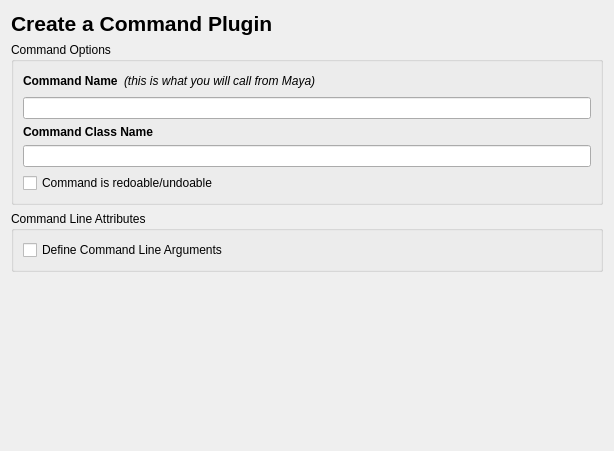
<?xml version="1.0" encoding="UTF-8"?>
<ui version="4.0">
 <class>CommandPlugin</class>
 <widget class="QWidget" name="CommandPlugin">
  <property name="geometry">
   <rect>
    <x>0</x>
    <y>0</y>
    <width>614</width>
    <height>451</height>
   </rect>
  </property>
  <property name="windowTitle">
   <string>Form</string>
  </property>
  <layout class="QVBoxLayout" name="verticalLayout_2">
   <item>
    <layout class="QVBoxLayout" name="verticalLayout">
     <item>
      <widget class="QLabel" name="lbl_cmdPlugTitle">
       <property name="font">
        <font>
         <pointsize>16</pointsize>
         <weight>75</weight>
         <bold>true</bold>
        </font>
       </property>
       <property name="text">
        <string>Create a Command Plugin</string>
       </property>
      </widget>
     </item>
     <item>
      <widget class="QGroupBox" name="gbox_commandOptions">
       <property name="title">
        <string>Command Options</string>
       </property>
       <layout class="QGridLayout" name="gridLayout">
        <item row="0" column="2">
         <widget class="QLabel" name="lbl_thisIsWhatYouCall">
          <property name="font">
           <font>
            <italic>true</italic>
           </font>
          </property>
          <property name="text">
           <string>(this is what you will call from Maya)</string>
          </property>
         </widget>
        </item>
        <item row="0" column="1">
         <widget class="QLabel" name="lbl_command">
          <property name="font">
           <font>
            <weight>75</weight>
            <bold>true</bold>
           </font>
          </property>
          <property name="text">
           <string>Command Name</string>
          </property>
         </widget>
        </item>
        <item row="0" column="3">
         <spacer name="horizontalSpacer">
          <property name="orientation">
           <enum>Qt::Horizontal</enum>
          </property>
          <property name="sizeHint" stdset="0">
           <size>
            <width>40</width>
            <height>20</height>
           </size>
          </property>
         </spacer>
        </item>
        <item row="1" column="1" colspan="3">
         <widget class="QLineEdit" name="line_commandName"/>
        </item>
        <item row="3" column="1" colspan="3">
         <widget class="QLineEdit" name="line_className"/>
        </item>
        <item row="4" column="1" colspan="2">
         <widget class="QCheckBox" name="cbx_redoable">
          <property name="text">
           <string>Command is redoable/undoable</string>
          </property>
         </widget>
        </item>
        <item row="2" column="1" colspan="2">
         <widget class="QLabel" name="lbl_className">
          <property name="font">
           <font>
            <weight>75</weight>
            <bold>true</bold>
           </font>
          </property>
          <property name="text">
           <string>Command Class Name</string>
          </property>
         </widget>
        </item>
       </layout>
      </widget>
     </item>
     <item>
      <widget class="QGroupBox" name="gbox_addAttributesOption">
       <property name="title">
        <string>Command Line Attributes</string>
       </property>
       <layout class="QVBoxLayout" name="verticalLayout_3">
        <item>
         <widget class="QCheckBox" name="cbx_defineCmdLineArgs">
          <property name="text">
           <string>Define Command Line Arguments</string>
          </property>
         </widget>
        </item>
       </layout>
      </widget>
     </item>
    </layout>
   </item>
   <item>
    <spacer name="verticalSpacer">
     <property name="orientation">
      <enum>Qt::Vertical</enum>
     </property>
     <property name="sizeHint" stdset="0">
      <size>
       <width>20</width>
       <height>40</height>
      </size>
     </property>
    </spacer>
   </item>
  </layout>
 </widget>
 <resources/>
 <connections/>
</ui>
